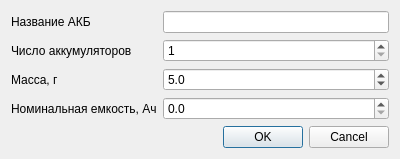
<?xml version="1.0" encoding="UTF-8"?>
<ui version="4.0">
 <class>BatteryEditDialog</class>
 <widget class="QDialog" name="BatteryEditDialog">
  <property name="geometry">
   <rect>
    <x>0</x>
    <y>0</y>
    <width>400</width>
    <height>158</height>
   </rect>
  </property>
  <property name="windowTitle">
   <string>Редактирование АКБ</string>
  </property>
  <layout class="QVBoxLayout" name="verticalLayout">
   <item>
    <layout class="QFormLayout" name="formLayout">
     <property name="labelAlignment">
      <set>Qt::AlignmentFlag::AlignLeading|Qt::AlignmentFlag::AlignLeft|Qt::AlignmentFlag::AlignVCenter</set>
     </property>
     <item row="0" column="0">
      <widget class="QLabel" name="label_3">
       <property name="text">
        <string>Название АКБ</string>
       </property>
      </widget>
     </item>
     <item row="0" column="1">
      <widget class="QLineEdit" name="nameInput"/>
     </item>
     <item row="1" column="0">
      <widget class="QLabel" name="label">
       <property name="text">
        <string>Число аккумуляторов</string>
       </property>
      </widget>
     </item>
     <item row="1" column="1">
      <widget class="QSpinBox" name="numCellsInput">
       <property name="minimum">
        <number>1</number>
       </property>
      </widget>
     </item>
     <item row="2" column="0">
      <widget class="QLabel" name="label_2">
       <property name="text">
        <string>Масса, г</string>
       </property>
      </widget>
     </item>
     <item row="2" column="1">
      <widget class="QDoubleSpinBox" name="massInput">
       <property name="decimals">
        <number>1</number>
       </property>
       <property name="maximum">
        <double>100000.000000000000000</double>
       </property>
       <property name="value">
        <double>5.000000000000000</double>
       </property>
      </widget>
     </item>
     <item row="3" column="1">
      <widget class="QDoubleSpinBox" name="nominalCapacityInput">
       <property name="decimals">
        <number>1</number>
       </property>
       <property name="maximum">
        <double>1000.000000000000000</double>
       </property>
      </widget>
     </item>
     <item row="3" column="0">
      <widget class="QLabel" name="label_4">
       <property name="text">
        <string>Номинальная емкость, Ач</string>
       </property>
      </widget>
     </item>
    </layout>
   </item>
   <item>
    <widget class="QDialogButtonBox" name="buttonBox">
     <property name="orientation">
      <enum>Qt::Orientation::Horizontal</enum>
     </property>
     <property name="standardButtons">
      <set>QDialogButtonBox::StandardButton::Cancel|QDialogButtonBox::StandardButton::Ok</set>
     </property>
    </widget>
   </item>
  </layout>
 </widget>
 <resources/>
 <connections>
  <connection>
   <sender>buttonBox</sender>
   <signal>accepted()</signal>
   <receiver>BatteryEditDialog</receiver>
   <slot>accept()</slot>
   <hints>
    <hint type="sourcelabel">
     <x>248</x>
     <y>254</y>
    </hint>
    <hint type="destinationlabel">
     <x>157</x>
     <y>274</y>
    </hint>
   </hints>
  </connection>
  <connection>
   <sender>buttonBox</sender>
   <signal>rejected()</signal>
   <receiver>BatteryEditDialog</receiver>
   <slot>reject()</slot>
   <hints>
    <hint type="sourcelabel">
     <x>316</x>
     <y>260</y>
    </hint>
    <hint type="destinationlabel">
     <x>286</x>
     <y>274</y>
    </hint>
   </hints>
  </connection>
 </connections>
</ui>
